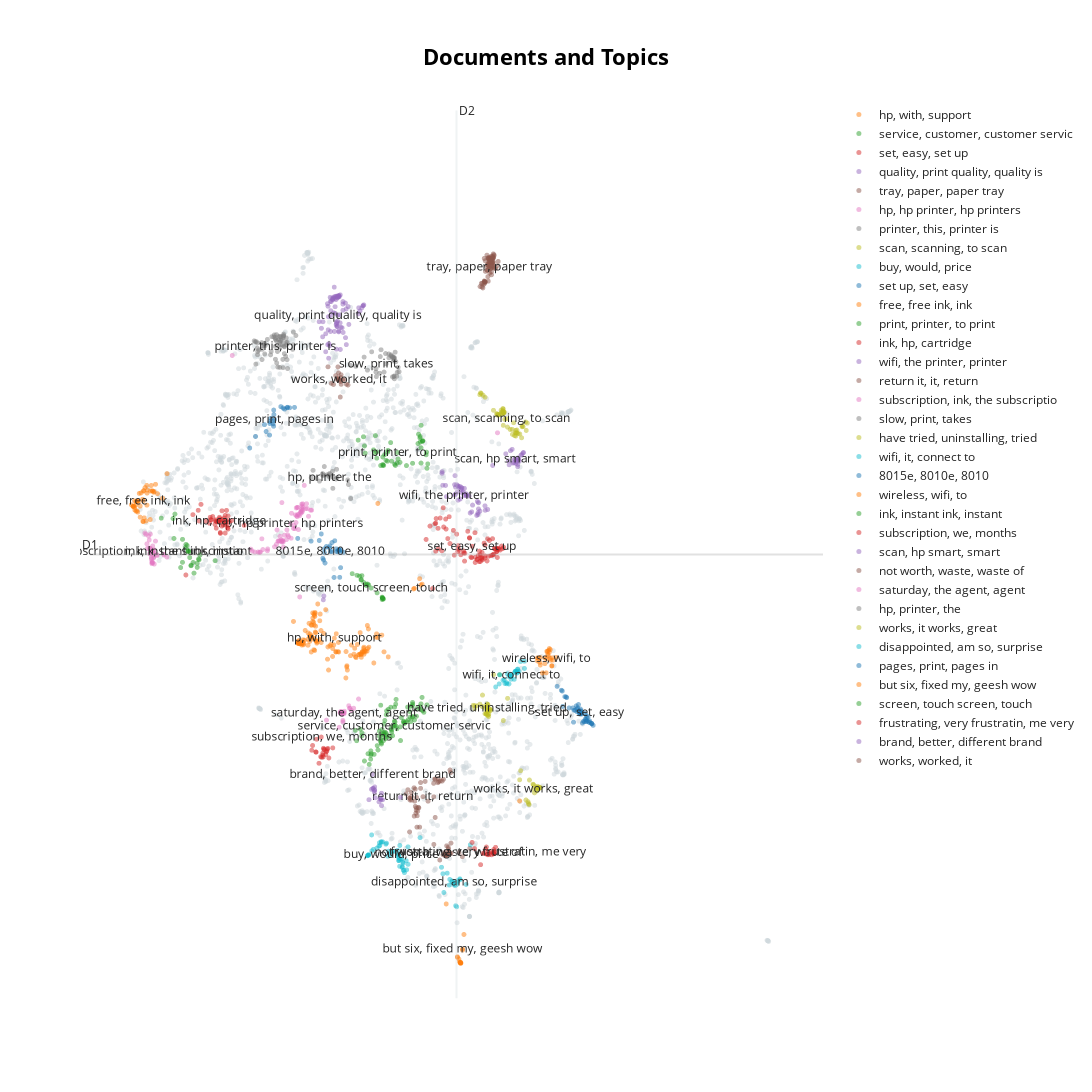

The cell this chart's notebook holds for it:
### Code cell
topic_model.visualize_documents(
    corpus,
    embeddings=embeddings,
    hide_annotations=False,
    topics=range(35),
    custom_labels=True,
    width=2000,
    height=1200,
)
